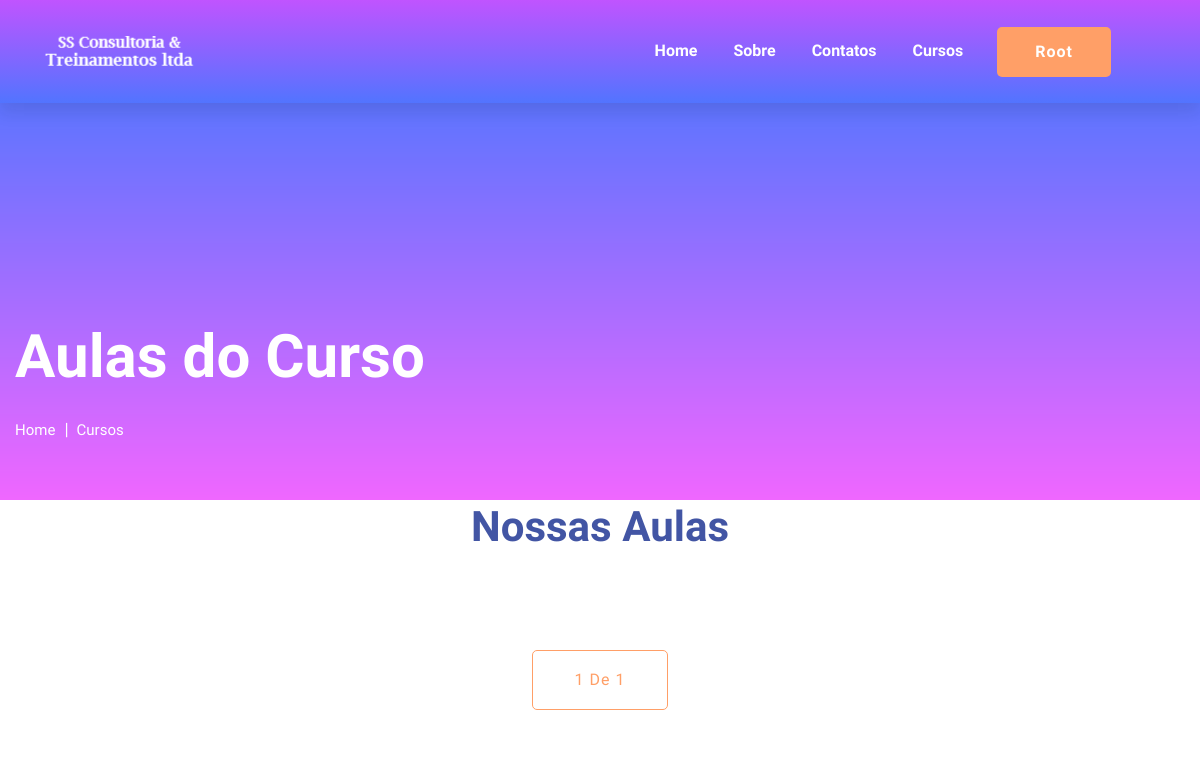
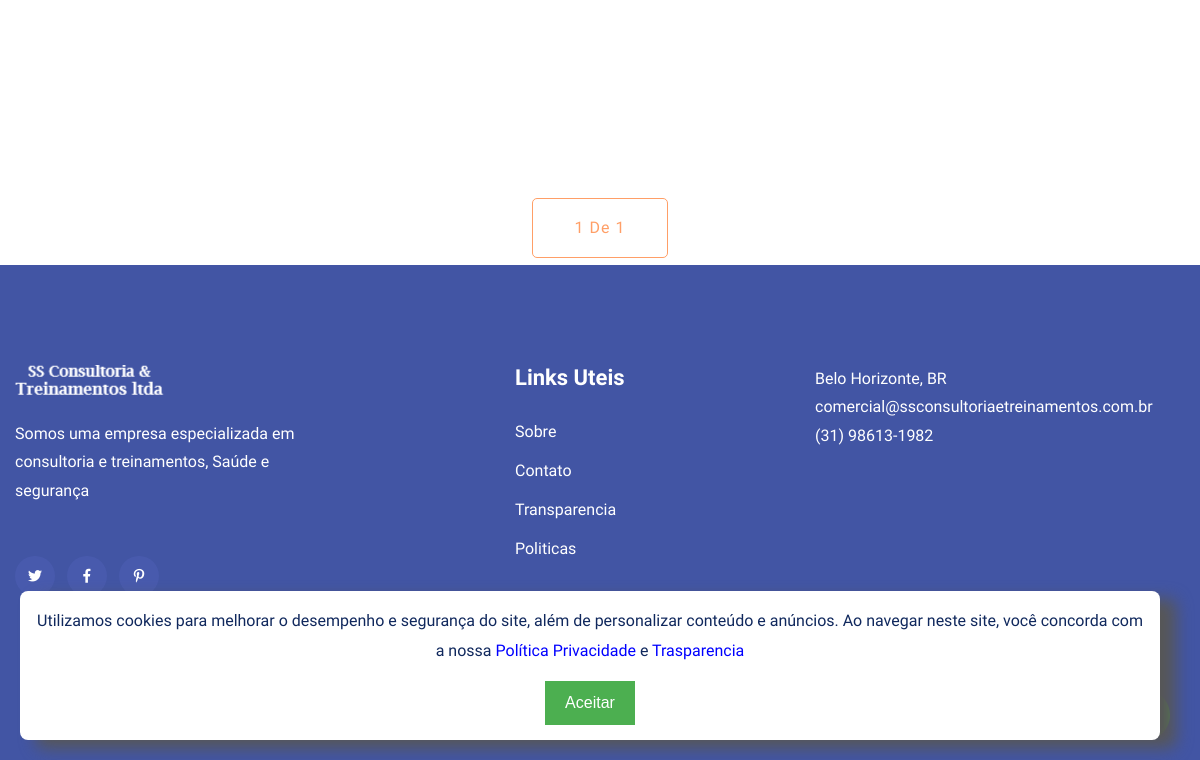
The page /home/curso/1 (signed in) on the database as committed earlier (2 pictures, top to bottom).
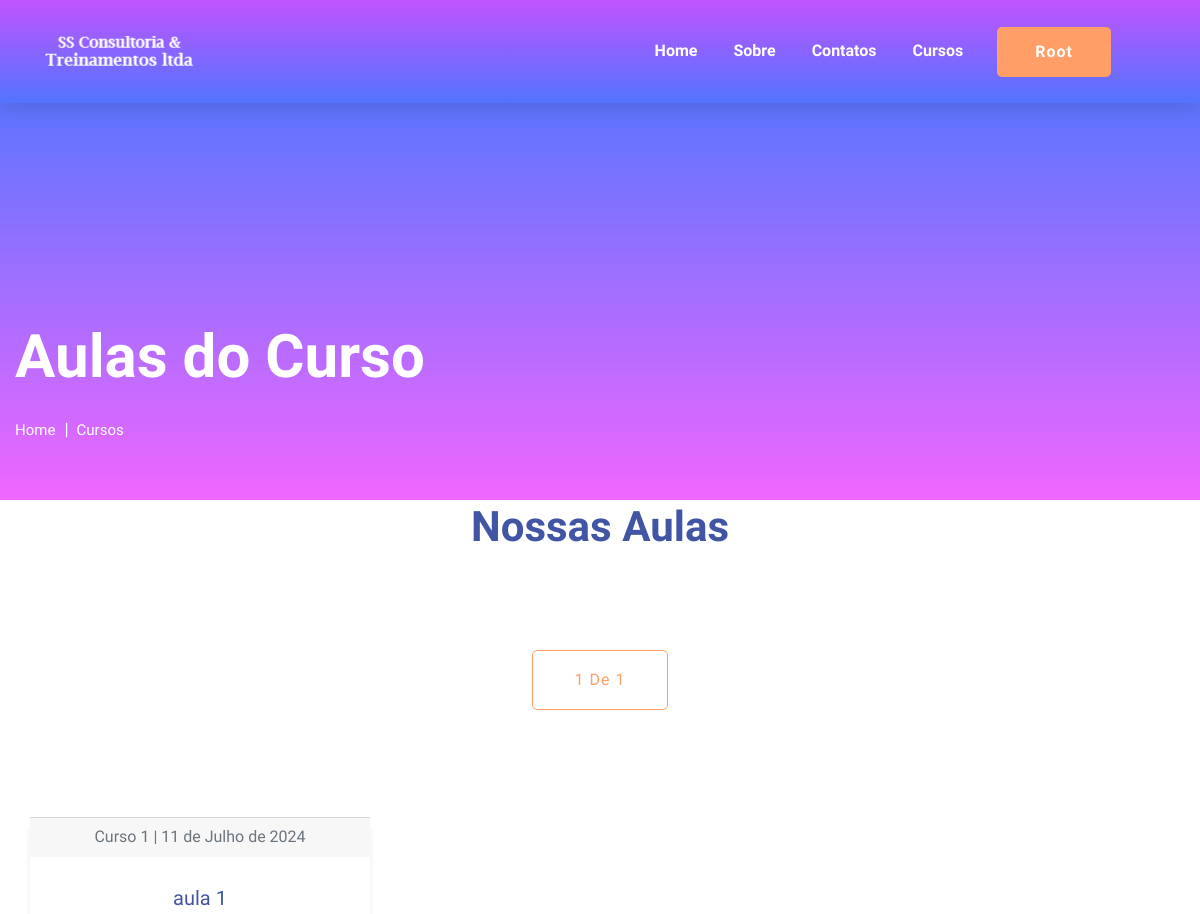
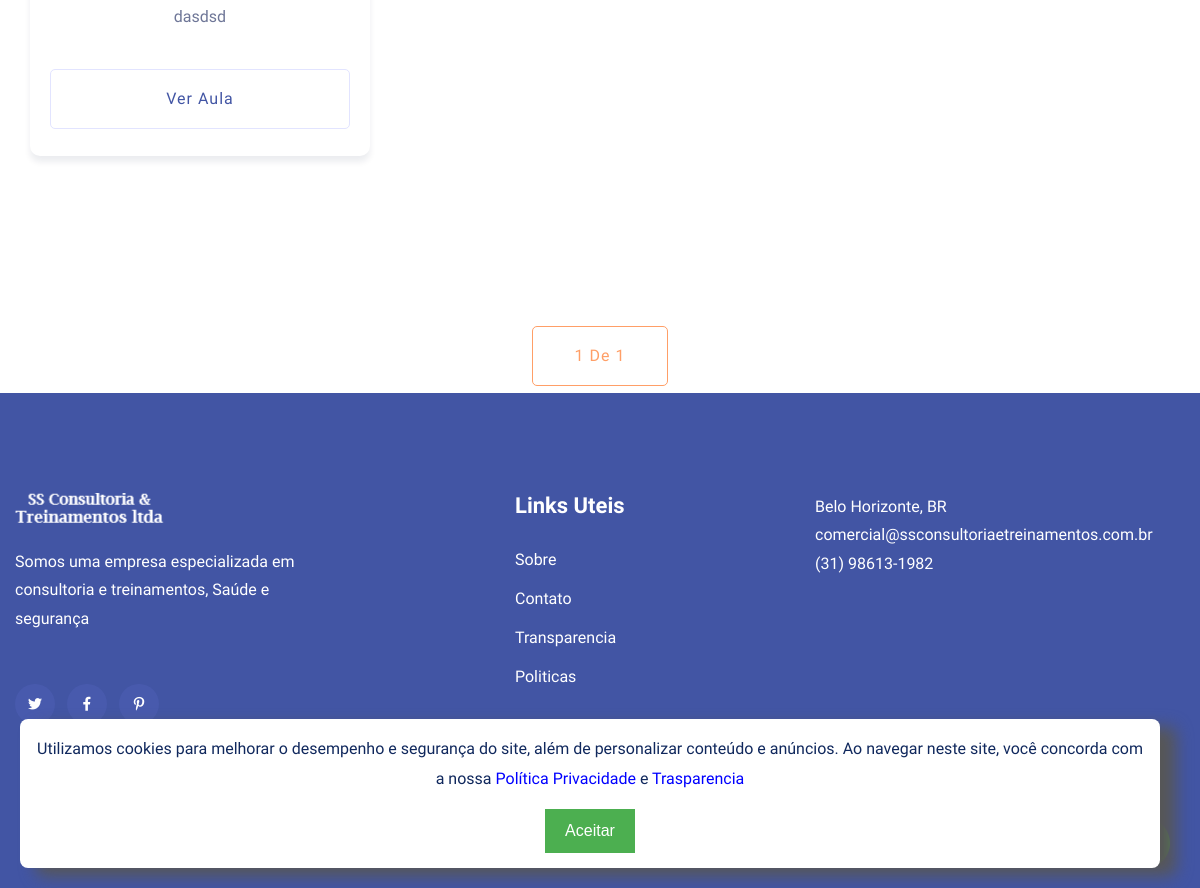
The same page on the database as committed later (2 pictures, top to bottom).
### usuarios/models.py (models this page shows)
class USUARIO(AbstractUser):
    cpf = models.CharField(blank=True, max_length=18)
    is_gestor = models.BooleanField(default=False)
    alunos = models.ManyToManyField('self', related_name='gestores', symmetrical=False, blank=True)

### cursos/models.py (models this page shows, shortened)
class Aulas(models.Model):
    nome = models.CharField(max_length = 100)
    descricao = models.TextField()
    aula = models.FileField(upload_to = "aulas")
    curso = models.ForeignKey(Cursos, on_delete = models.DO_NOTHING)
    data_upload = models.DateField(default=now)
    ativo= models.BooleanField(default=True)
    class Meta:
        verbose_name = 'Aula'
        verbose_name_plural = 'Aulas'

class Cursos(models.Model):
    nome = models.CharField(max_length = 100)
    descricao = models.TextField()
    thumb = models.ImageField(upload_to = "thumb_cursos")
    cargoraria = models.IntegerField()
    validade = models.IntegerField()
    ativo= models.BooleanField(default=True)
    def __str__(self) -> str:
        return self.nome
    class Meta:
        verbose_name = 'Curso'
        verbose_name_plural = 'Cursos'

### cursos/views.py (the view)
# urls.py: path('curso/<int:id>', views.curso, name = 'curso'),
@login_required
def curso(request, id):
    paginas_aulas = Aulas.objects.filter(curso = id).filter(ativo=True).order_by('nome').only('nome','descricao','data_upload')
    avaliacoes = NotasAulas.objects.filter(aula_id = id).only('nota','usuario')
    pagina = Paginator(paginas_aulas, 25)
    page = request.GET.get('page')
    aulas = pagina.get_page(page)
    return render(request, 'curso.html', {'aulas': aulas,
                                        'avaliacoes': avaliacoes})

### cursos/templates/curso.html (shortened to what this page needs)
{% extends 'base-novo.html'%}
{% block 'body' %}
  <main>
    <section class="slider-area slider-area2">
        <div class="slider-active">
            <div class="single-slider slider-height2">
                <div class="container">
                    <div class="row">
                        <div class="col-xl-8 col-lg-11 col-md-12">
                            <div class="hero__caption hero__caption2">
                                <h1 data-animation="bounceIn" data-delay="0.2s">Aulas do Curso</h1>
                                <nav aria-label="breadcrumb">
                                    <ol class="breadcrumb">
                                        <li class="breadcrumb-item"><a href="{%url 'principal'%}">Home</a></li>
                                        <li class="breadcrumb-item"><a href="{%url 'Curso:cursos'%}">Cursos</a></li>
                                    </ol>
                                </nav>
                            </div>
                        </div>
                    </div>
                </div>
            </div>
        </div>
    </section>
</main>
<div class="row justify-content-center">
    <div class="col-xl-7 col-lg-8">
        <div class="section-tittle text-center mb-55">
            <h2>Nossas Aulas</h2>
        </div>
    </div>
</div>
<div class="row justify-content-center">
  <div class="col-xl-7 col-lg-8">
      <div class="section-tittle text-center mt-40">
          <a href="#" class="border-btn">{{aulas.number}} de {{aulas.paginator.num_pages}}</a>
      </div>
  </div>
</div>
<div class="courses-area section-padding40 fix">
  <div class="container">
      <div class="row">
{% for aula in aulas %}
<div class="col-lg-4">
  <div class="properties properties2 mb-30">
      <div class="properties__card">
        <div class="card-footer text-muted text-center">
          {{aula.curso}} | {{aula.data_upload}}
          </div>
          <div class="properties__caption text-center">
              <h3><a href="#">{{aula.nome}}</a></h3>
              <p>{{aula.descricao|slice:":20"}}</p>
              <a href="{% url 'Curso:aula' aula.id %}" class="border-btn border-btn2">Ver Aula</a>
          </div>
      </div>
  </div>
</div>
    {% endfor %}
  </div>
</div>
</div>
      <div class="row justify-content-center">
        <div class="col-xl-7 col-lg-8">
            <div class="section-tittle text-center mt-40">
                <a href="#" class="border-btn">{{aulas.number}} de {{aulas.paginator.num_pages}}</a>
            </div>
        </div>
    </div>
{% endblock %}

### templates/base-novo.html (shortened to what this page needs)
{% load static %}
<!doctype html>
<html class="no-js" lang="zxx">
<head>
    <link rel="stylesheet" href="{% static 'assets/css/bootstrap.min.css' %}">
    <link rel="stylesheet" href="{% static 'assets/css/owl.carousel.min.css' %}">
    <link rel="stylesheet" href="{% static 'assets/css/slicknav.css' %}">
    <link rel="stylesheet" href="{% static 'assets/css/flaticon.css' %}">
    <link rel="stylesheet" href="{% static 'assets/css/progressbar_barfiller.css' %}">
    <link rel="stylesheet" href="{% static 'assets/css/gijgo.css' %}">
    <link rel="stylesheet" href="{% static 'assets/css/animate.min.css' %}">
    <link rel="stylesheet" href="{% static 'assets/css/animated-headline.css' %}">
    <link rel="stylesheet" href="{% static 'assets/css/magnific-popup.css' %}">
    <link rel="stylesheet" href="{% static 'assets/css/fontawesome-all.min.css' %}">
    <link rel="stylesheet" href="{% static 'assets/css/themify-icons.css' %}">
    <link rel="stylesheet" href="{% static 'assets/css/slick.css' %}">
    <link rel="stylesheet" href="{% static 'assets/css/nice-select.css' %}">
    <link rel="stylesheet" href="{% static 'assets/css/style.css' %}">
</head>
<body>
    <header>
        <div class="header-area header-transparent">
            <div class="main-header ">
                <div class="header-bottom  header-sticky sticky-bar">
                    <div class="container-fluid">
                        <div class="row align-items-center">
                            <div class="col-xl-2 col-lg-2">
                                <div class="logo">
                                    <a href="{%url 'principal'%}"><img src="{% static 'logo-simples.png' %}"  alt="{% static 'logo-simples.png' %}"></a>
                                </div>
                            </div>
                            <div class="col-xl-10 col-lg-10">
                                <div class="menu-wrapper d-flex align-items-center justify-content-end">
                                    <div class="main-menu d-none d-lg-block">
                                        <nav>
                                            <ul id="navigation">
                                                <li class="active" ><a href="{%url 'principal'%}">Home</a></li>
                                                <li><a href="{%url 'Curso:sobre'%}">Sobre</a></li>
                                                <li><a href="{%url 'Curso:contatos'%}">Contatos</a></li>
                                                {% if user.is_authenticated %}
                                                <li><a href="{% url 'Curso:cursos' %}">Cursos</a></li>
                                                <li><a class="btn">{{user.username}}</a>
                                                </li>
                                                {% endif %}
                                            </ul>
                                        </nav>
                                    </div>
                                </div>
                            </div>
                            <div class="col-12">
                            </div>
                        </div>
                    </div>
                </div>
            </div>
        </div>
    </header>
    <section class="" style="padding-top: 100px;">
    {% block 'body'%}
    {% endblock %}
</section>
    <footer>
     <div class="footer-wrappper footer-bg">
        <div class="footer-area footer-padding">
            <div class="container">
                <div class="row justify-content-between">
                    <div class="col-xl-4 col-lg-5 col-md-4 col-sm-6">
                        <div class="single-footer-caption mb-50">
                            <div class="single-footer-caption mb-30">
                                <div class="footer-logo mb-25">
                                    <a href="index.html"><img src="{% static 'logo-simples.png' %}" alt=""></a>
                                </div>
                                <div class="footer-tittle">
                                    <div class="footer-pera">
                                        <p>Somos uma empresa especializada em consultoria e treinamentos,  Saúde e segurança</p>
                                    </div>
                                </div>
                                <div class="footer-social">
                                    <a href="#"><i class="fab fa-twitter"></i></a>
                                    <a href="https://bit.ly/sai4ull"><i class="fab fa-facebook-f"></i></a>
                                    <a href="#"><i class="fab fa-pinterest-p"></i></a>
                                </div>
                            </div>
                        </div>
                    </div>
                    <div class="col-xl-2 col-lg-3 col-md-4 col-sm-6">
                        <div class="single-footer-caption mb-50">
                            <div class="footer-tittle">
                                <h4>Links Uteis</h4>
                                <ul>
                                    <li><a href="{%url 'Curso:sobre'%}">Sobre</a></li>
                                    <li><a href="{%url 'Curso:contatos'%}">Contato</a></li>
                                    <li><a href="{% url 'Curso:transparencia' %}">Transparencia</a></li>
                                    <li><a href="{% url 'Curso:politica' %}">Politicas</a></li>
                                </ul>
                            </div>
                        </div>
                    </div>
                    <div class="col-xl-4 col-lg-5 col-md-4 col-sm-6">
                        <div class="single-footer-caption mb-50">
                            <div class="single-footer-caption mb-30">
                                <div class="footer-tittle">
                                    <div class="footer-pera">
                                        <p>Belo Horizonte, BR
                                        comercial@ssconsultoriaetreinamentos.com.br
                                        (31) 98613-1982</p>
                                    </div>
                                </div>
                            </div>
                    </div>
                </div>
            </div>
        </div>
        <a href="https://api.whatsapp.com/send?phone=553184178315&text=Vim+pelo+site+gostaría+de+ajuda" target="_blank" style="position:fixed;bottom:20px;right:30px;">
          </a>
        <div class="footer-bottom-area">
            <div class="container">
                <div class="footer-border">
                    <div class="row d-flex align-items-center">
                        <div class="col-xl-12 ">
                            <div class="footer-copy-right text-center">
                                <p>
                                  Copyright &copy;<script>document.write(new Date().getFullYear());</script> All rights reserved |<a href="{%url 'principal'%}" target="_blank">SS Consultoria e Treinamentos</a>
                                  </p>
                              </div>
                          </div>
                      </div>
                  </div>
              </div>
          </div>
      </div>
      <div id="cookie-popup" class="cookie-popup">
        <p>Utilizamos cookies para melhorar o desempenho e segurança do site, além de personalizar conteúdo e anúncios. Ao navegar neste site, você concorda com a nossa <a href="{% url 'Curso:politica' %}" target="_blank" rel="noopener noreferrer" style="color: blue;">Política Privacidade</a> e <a href="{% url 'Curso:transparencia' %}" target="_blank" rel="noopener noreferrer" style="color: blue;">Trasparencia</a></p>
        <button id="cookie-accept">Aceitar</button>
    </div>
  </footer>
</body>
</html>

### templates/base-novo.html (style rules this page uses)
.cookie-popup { font-family: Arial, Helvetica, sans-serif; display: none; position: fixed; bottom: 0; left: 0; padding: 15px; background-color: #fff; color: #575757; text-align: center; border-radius: 8px; margin: 20px; width: 95%; align-content: center; box-shadow: 1em 0.5em 1em; }
#cookie-accept { background-color: #4CAF50; color: white; border: none; padding: 10px 20px; text-align: center; text-decoration: none; display: inline-block; font-size: 16px; cursor: pointer; }

Rows that differ between the two databases and show on the page:
added Aulas: curso "Curso 1", data_upload "11 de Julho de 2024", nome "aula 1", descricao "dasdsd"
